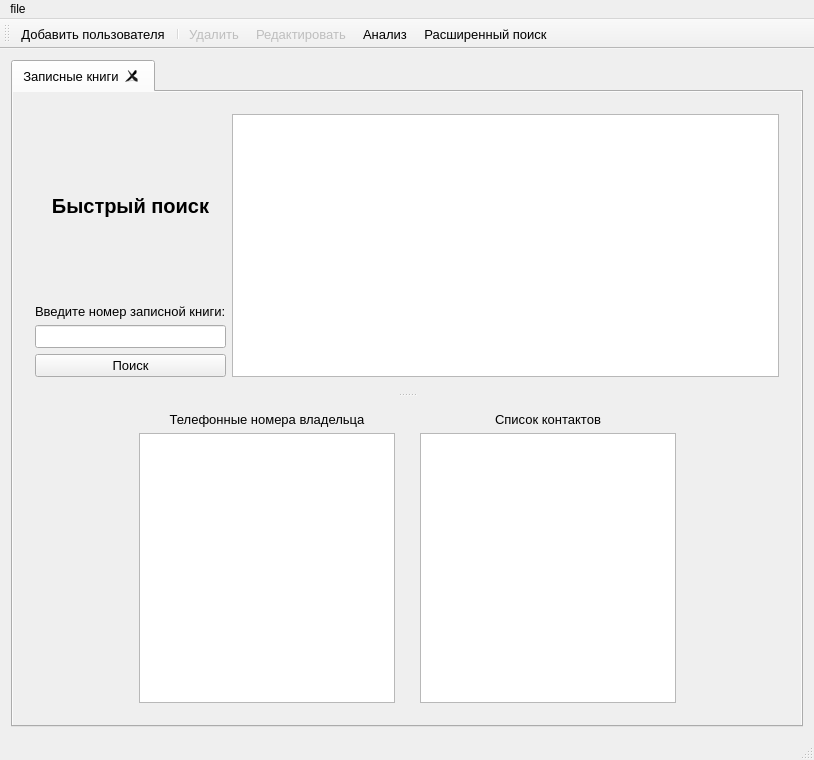
<?xml version="1.0" encoding="UTF-8"?>
<ui version="4.0">
 <class>MainWindow</class>
 <widget class="QMainWindow" name="MainWindow">
  <property name="geometry">
   <rect>
    <x>0</x>
    <y>0</y>
    <width>814</width>
    <height>760</height>
   </rect>
  </property>
  <property name="sizePolicy">
   <sizepolicy hsizetype="Maximum" vsizetype="Maximum">
    <horstretch>0</horstretch>
    <verstretch>0</verstretch>
   </sizepolicy>
  </property>
  <property name="windowTitle">
   <string>Записная книга 2.0</string>
  </property>
  <property name="layoutDirection">
   <enum>Qt::LeftToRight</enum>
  </property>
  <widget class="QWidget" name="centralWidget">
   <layout class="QGridLayout" name="gridLayout">
    <item row="0" column="0">
     <widget class="QTabWidget" name="tabWidget">
      <property name="font">
       <font>
        <pointsize>10</pointsize>
       </font>
      </property>
      <property name="autoFillBackground">
       <bool>true</bool>
      </property>
      <property name="tabShape">
       <enum>QTabWidget::Rounded</enum>
      </property>
      <property name="currentIndex">
       <number>0</number>
      </property>
      <property name="tabsClosable">
       <bool>true</bool>
      </property>
      <property name="tabBarAutoHide">
       <bool>false</bool>
      </property>
      <widget class="QWidget" name="tab">
       <property name="autoFillBackground">
        <bool>true</bool>
       </property>
       <attribute name="title">
        <string>Записные книги</string>
       </attribute>
       <layout class="QGridLayout" name="gridLayout_2">
        <item row="0" column="0">
         <widget class="QSplitter" name="splitter">
          <property name="orientation">
           <enum>Qt::Vertical</enum>
          </property>
          <property name="handleWidth">
           <number>13</number>
          </property>
          <property name="childrenCollapsible">
           <bool>false</bool>
          </property>
          <widget class="QWidget" name="">
           <layout class="QHBoxLayout" name="horizontalLayout_2">
            <item>
             <layout class="QVBoxLayout" name="verticalLayout_2">
              <property name="sizeConstraint">
               <enum>QLayout::SetMinAndMaxSize</enum>
              </property>
              <property name="bottomMargin">
               <number>0</number>
              </property>
              <item>
               <widget class="QLabel" name="label_4">
                <property name="font">
                 <font>
                  <family>Arial</family>
                  <pointsize>15</pointsize>
                  <weight>75</weight>
                  <bold>true</bold>
                 </font>
                </property>
                <property name="text">
                 <string>Быстрый поиск</string>
                </property>
                <property name="alignment">
                 <set>Qt::AlignCenter</set>
                </property>
               </widget>
              </item>
              <item>
               <widget class="QLabel" name="label_3">
                <property name="sizePolicy">
                 <sizepolicy hsizetype="Preferred" vsizetype="Fixed">
                  <horstretch>0</horstretch>
                  <verstretch>0</verstretch>
                 </sizepolicy>
                </property>
                <property name="font">
                 <font>
                  <family>Arial</family>
                 </font>
                </property>
                <property name="text">
                 <string>Введите номер записной книги:</string>
                </property>
               </widget>
              </item>
              <item>
               <widget class="QLineEdit" name="lineEdit">
                <property name="sizePolicy">
                 <sizepolicy hsizetype="Preferred" vsizetype="Fixed">
                  <horstretch>0</horstretch>
                  <verstretch>0</verstretch>
                 </sizepolicy>
                </property>
               </widget>
              </item>
              <item>
               <widget class="QPushButton" name="pushButton">
                <property name="text">
                 <string>Поиск</string>
                </property>
               </widget>
              </item>
              <item>
               <layout class="QVBoxLayout" name="vl_cancel_button"/>
              </item>
             </layout>
            </item>
            <item>
             <widget class="QTableView" name="tableView">
              <property name="selectionBehavior">
               <enum>QAbstractItemView::SelectRows</enum>
              </property>
             </widget>
            </item>
           </layout>
          </widget>
          <widget class="QWidget" name="">
           <layout class="QHBoxLayout" name="horizontalLayout">
            <property name="spacing">
             <number>25</number>
            </property>
            <property name="sizeConstraint">
             <enum>QLayout::SetMaximumSize</enum>
            </property>
            <item>
             <spacer name="horizontalSpacer_2">
              <property name="orientation">
               <enum>Qt::Horizontal</enum>
              </property>
              <property name="sizeHint" stdset="0">
               <size>
                <width>40</width>
                <height>20</height>
               </size>
              </property>
             </spacer>
            </item>
            <item>
             <layout class="QVBoxLayout" name="verticalLayout_3">
              <property name="sizeConstraint">
               <enum>QLayout::SetNoConstraint</enum>
              </property>
              <item>
               <widget class="QLabel" name="label">
                <property name="font">
                 <font>
                  <family>Arial</family>
                 </font>
                </property>
                <property name="text">
                 <string>Телефонные номера владельца</string>
                </property>
                <property name="alignment">
                 <set>Qt::AlignCenter</set>
                </property>
               </widget>
              </item>
              <item>
               <widget class="QTableView" name="tableView_2">
                <property name="sizePolicy">
                 <sizepolicy hsizetype="Fixed" vsizetype="Expanding">
                  <horstretch>20</horstretch>
                  <verstretch>0</verstretch>
                 </sizepolicy>
                </property>
               </widget>
              </item>
             </layout>
            </item>
            <item>
             <layout class="QVBoxLayout" name="verticalLayout">
              <property name="sizeConstraint">
               <enum>QLayout::SetNoConstraint</enum>
              </property>
              <item>
               <widget class="QLabel" name="label_2">
                <property name="font">
                 <font>
                  <family>Arial</family>
                 </font>
                </property>
                <property name="text">
                 <string>Список контактов</string>
                </property>
                <property name="alignment">
                 <set>Qt::AlignCenter</set>
                </property>
               </widget>
              </item>
              <item>
               <widget class="QTableView" name="tableView_3">
                <property name="sizePolicy">
                 <sizepolicy hsizetype="Maximum" vsizetype="MinimumExpanding">
                  <horstretch>120</horstretch>
                  <verstretch>0</verstretch>
                 </sizepolicy>
                </property>
                <property name="selectionBehavior">
                 <enum>QAbstractItemView::SelectRows</enum>
                </property>
               </widget>
              </item>
             </layout>
            </item>
            <item>
             <spacer name="horizontalSpacer">
              <property name="orientation">
               <enum>Qt::Horizontal</enum>
              </property>
              <property name="sizeType">
               <enum>QSizePolicy::MinimumExpanding</enum>
              </property>
              <property name="sizeHint" stdset="0">
               <size>
                <width>40</width>
                <height>20</height>
               </size>
              </property>
             </spacer>
            </item>
           </layout>
          </widget>
         </widget>
        </item>
       </layout>
      </widget>
     </widget>
    </item>
   </layout>
  </widget>
  <widget class="QMenuBar" name="menuBar">
   <property name="geometry">
    <rect>
     <x>0</x>
     <y>0</y>
     <width>814</width>
     <height>21</height>
    </rect>
   </property>
   <widget class="QMenu" name="menufile">
    <property name="title">
     <string>file</string>
    </property>
    <addaction name="action_add"/>
   </widget>
   <addaction name="menufile"/>
  </widget>
  <widget class="QToolBar" name="mainToolBar">
   <property name="font">
    <font>
     <pointsize>10</pointsize>
    </font>
   </property>
   <attribute name="toolBarArea">
    <enum>TopToolBarArea</enum>
   </attribute>
   <attribute name="toolBarBreak">
    <bool>false</bool>
   </attribute>
   <addaction name="action_add"/>
   <addaction name="separator"/>
   <addaction name="action_delete"/>
   <addaction name="action_update"/>
   <addaction name="action_analysis"/>
   <addaction name="action_search"/>
  </widget>
  <widget class="QStatusBar" name="statusBar"/>
  <action name="action_add">
   <property name="text">
    <string>Добавить пользователя</string>
   </property>
   <property name="toolTip">
    <string>Добавление нового пользователя</string>
   </property>
  </action>
  <action name="action_delete">
   <property name="enabled">
    <bool>false</bool>
   </property>
   <property name="text">
    <string>Удалить</string>
   </property>
   <property name="toolTip">
    <string>Удалить выбранный объект</string>
   </property>
  </action>
  <action name="action_update">
   <property name="enabled">
    <bool>false</bool>
   </property>
   <property name="text">
    <string>Редактировать</string>
   </property>
   <property name="toolTip">
    <string>Редактировать выбранную запись</string>
   </property>
  </action>
  <action name="action_analysis">
   <property name="text">
    <string>Анализ</string>
   </property>
  </action>
  <action name="action_search">
   <property name="text">
    <string>Расширенный поиск</string>
   </property>
  </action>
 </widget>
 <layoutdefault spacing="6" margin="11"/>
 <resources/>
 <connections/>
</ui>
